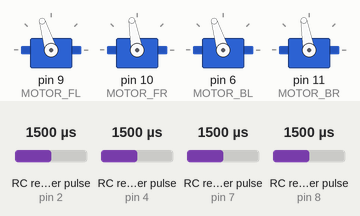
Simulated run of this sketch. Board: Arduino Uno, built with avr-gcc and run on an emulated ATmega328P. Shown: 4 × servo. Wiring (inferred from the names in the program): 4 × RC receiver channel: data pin 2 / data pin 4 / data pin 7 / data pin 8. The inputs (shaded band) are chosen by the test bench; at power-on: RC receiver pulse (sensors on pin 2, pin 7, pin 4, pin 8) 1500 µs. What the sketch prints to the serial monitor is not drawn.

Above: at 1.3 s.
1.4 s: RC receiver pulse (sensor on pin 2) set to 1250 µs
At 2.1 s:
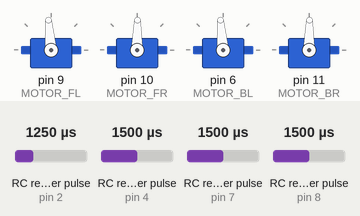
3.1 s: RC receiver pulse (sensor on pin 7) set to 1020 µs
At 4.3 s:
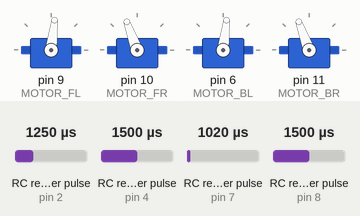
4.6 s: RC receiver pulse (sensor on pin 7) set to 1750 µs
At 5.6 s:
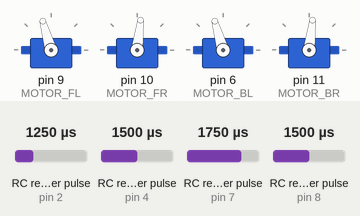
6.2 s: RC receiver pulse (sensor on pin 2) set to 1750 µs
At 8.4 s:
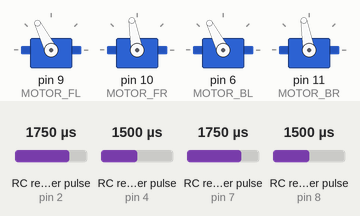
Timing chart, 0 to 10.2 s (numbered marks = the images above; inputs shaded):
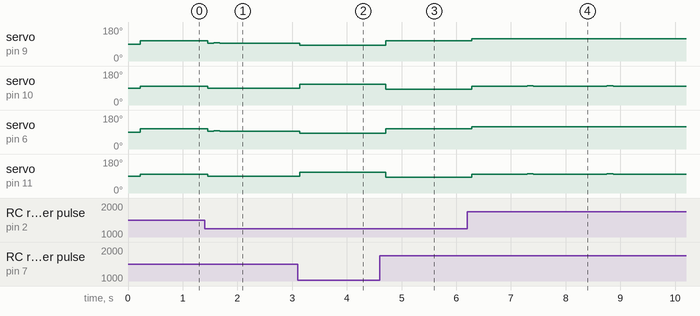

Measured:
- after the input at 1.4 s, servo on pin 9 (MOTOR_FL), servo on pin 6 (MOTOR_BL): 107° → 95° after 0.06 s, → 96° 0.11 s later, → 95° 0.11 s later; servo on pin 10 (MOTOR_FR), servo on pin 11 (MOTOR_BR): 100° → 89° after 0.06 s
- after the input at 3.1 s, servo on pin 9 (MOTOR_FL), servo on pin 6 (MOTOR_BL): 95° → 83° at once; servo on pin 10 (MOTOR_FR), servo on pin 11 (MOTOR_BR): 89° → 110° at once
- after the input at 4.6 s, servo on pin 9 (MOTOR_FL), servo on pin 6 (MOTOR_BL): 83° → 106° after 0.11 s; servo on pin 10 (MOTOR_FR), servo on pin 11 (MOTOR_BR): 110° → 83° after 0.11 s
- after the input at 6.2 s, servo on pin 9 (MOTOR_FL), servo on pin 6 (MOTOR_BL): 106° → 117° after 0.08 s; servo on pin 10 (MOTOR_FR), servo on pin 11 (MOTOR_BR): goes 100° 1.0 s, 101° 0.11 s, 100° 1.3 s, 101° 0.11 s, then 100°, starting after 0.08 s

The sketch:

esc_imu.ino
```cpp
/*
        Microstrain IMU library for Arduino
        ===================================
    This routine interacts with microstrain IMU.

    a) ping
*/

#include <PinChangeInt.h>
#include <Servo.h>

// Define value of pi
#define PI 3.141592653589793
#define g  9.80665

// 100 ms wait for serial signal
#define MAX_MILLIS_TO_WAIT 100

// Define RC channels pin numbers
#define RC_THROTTLE      2
#define RC_PITCH         4
#define RC_ROLL          7
#define RC_YAW           8
#define RC_IN_PIN_5     12
#define RC_IN_PIN_6     13

// Define drone motor pin numbers
#define MOTOR_FL         9
#define MOTOR_FR        10
#define MOTOR_BL         6
#define MOTOR_BR        11

// Radio min/max for each stick
#define RC_MIN       1050
#define RC_MAX       1800
#define ESC_MIN      1400
#define ESC_MAX      1750

// These bit flags are set in bUpdateFlagsShared to indicate which
// channels have new signals
#define THROTTLE_FLAG   1
#define YAW_FLAG        2
#define PITCH_FLAG      4
#define ROLL_FLAG       8

// Global variables
unsigned long starttime;

float euler[] = {0.0, 0.0, 0.0};
float gyro[] = {0.0, 0.0, 0.0};
float accl[] = {0.0, 0.0, 0.0};

volatile uint8_t bUpdateFlagsShared;
volatile uint16_t unThrottleInShared, unYawInShared, unPitchInShared, unRollInShared;
uint32_t ulThrottleStart, ulYawStart, ulPitchStart, ulRollStart;
uint16_t fast, slow, rcthr, rcyaw, rcpit, rcroll;

// Define ESC servo objects
Servo ESC1, ESC2, ESC3, ESC4;

// ===========================================================================================
// Function to convert angles in radians to degree
float rad2deg(float angle) {
    return (180/PI) * angle;
}


// Ping the IMU to check if it is "alive"
byte ping() {
    byte cmd[] = {0x75,0x65,0x01,0x02,0x02,0x01,0xE0,0xC6};
    byte reply[10];

    Serial.write(cmd, sizeof(cmd));         // send ping request

    delay(1);                               // 1 ms delay

    starttime = millis();                   // start the clock

    // Wait till all 10 bytes are recieved or 100 ms has gone by
    while ((Serial.available() < 10) && ((millis() - starttime) < MAX_MILLIS_TO_WAIT)) {
    }

    // If 10 bytes of reply is not available send \x01 error code else send
    // \x00 success code
    if (Serial.available() < 10) {
       return byte(1);
    }
    else {
       for (int i = 0; i < 10; i++) {
           reply[i] = Serial.read();
       }
       return reply[7];
    }
}


// Get 3D gyro values from the IMU
byte get_gyro(float* gyro) {
    byte cmd[] = {0x75,0x65,0x0C,0x07,0x07,0x01,0x00,0x01,0x05,0x00,0x00,0xFB,0xE7};
    byte reply[30];

    // Variables to receive x,y and z gyro values
    union {
     float val;
     unsigned char b[4];
    } x_gyro, y_gyro, z_gyro;

    // Send serial command
    Serial.write(cmd, sizeof(cmd));

    // Delay of 1 ms
    delay(1);

    starttime = millis();

    // Wait till all 30 bytes are recieved or 100 ms has gone bye
    while ((Serial.available() < 30) && ((millis() - starttime) < MAX_MILLIS_TO_WAIT)) {
    }

    // If less than 30 bytes are available on serial register, return \x01 error
    // code else send \x00 success code and populate euler angles
    if (Serial.available() < 30) {
       return byte(1);
    }
    else {
       for (int n = 0; n < 30; n++) {
           reply[n] = Serial.read();
       }

       // X gyro
       x_gyro.b[0] = reply[19];
       x_gyro.b[1] = reply[18];
       x_gyro.b[2] = reply[17];
       x_gyro.b[3] = reply[16];
       gyro[0] = x_gyro.val;

       // Y gyro
       y_gyro.b[0] = reply[23];
       y_gyro.b[1] = reply[22];
       y_gyro.b[2] = reply[21];
       y_gyro.b[3] = reply[20];
       gyro[1] = y_gyro.val;

       // Z gyro
       z_gyro.b[0] = reply[27];
       z_gyro.b[1] = reply[26];
       z_gyro.b[2] = reply[25];
       z_gyro.b[3] = reply[24];
       gyro[2] = z_gyro.val;

       return reply[7];
    }
}


// Get 3D acclerometer values from the IMU
byte get_acceleration(float* accl) {
    byte cmd[] = {0x75,0x65,0x0C,0x07,0x07,0x01,0x00,0x01,0x04,0x00,0x00,0xFA,0xE4};
    byte reply[30];

    // Variables to receive x,y and z accelerometer values
    union {
     float val;
     unsigned char b[4];
    } x_accl, y_accl, z_accl;

    // Send serial command
    Serial.write(cmd, sizeof(cmd));

    // Delay of 1 ms
    delay(1);

    starttime = millis();

    // Wait till all 30 bytes are recieved or 100 ms has gone bye
    while ((Serial.available() < 30) && ((millis() - starttime) < MAX_MILLIS_TO_WAIT)) {
    }

    // If less than 30 bytes are available on serial register, return \x01 error
    // code else send \x00 success code and populate euler angles
    if (Serial.available() < 30) {
       return byte(1);
    }
    else {
       for (int n = 0; n < 30; n++) {
           reply[n] = Serial.read();
       }

       // X Acceleration
       x_accl.b[0] = reply[19];
       x_accl.b[1] = reply[18];
       x_accl.b[2] = reply[17];
       x_accl.b[3] = reply[16];
       accl[0] = x_accl.val;

       // Y Acceleration
       y_accl.b[0] = reply[23];
       y_accl.b[1] = reply[22];
       y_accl.b[2] = reply[21];
       y_accl.b[3] = reply[20];
       accl[1] = y_accl.val;

       // Z Acceleration
       z_accl.b[0] = reply[27];
       z_accl.b[1] = reply[26];
       z_accl.b[2] = reply[25];
       z_accl.b[3] = reply[24];
       accl[2] = z_accl.val;

       return reply[7];
    }
}

// Get Euler angles from the IMU
byte get_euler_angles(float* euler) {
    byte cmd[] = {0x75,0x65,0x0C,0x07,0x07,0x01,0x00,0x01,0x0C,0x00,0x00,0x02,0xFC};
    byte reply[30];

    // Variables to receive roll, pitch and yaw angles
    union {
     float val;
     unsigned char b[4];
    } roll_angle, pitch_angle, yaw_angle;

    // Send serial command
    Serial.write(cmd, sizeof(cmd));

    // Delay of 1 ms
    delay(1);

    starttime = millis();

    // Wait till all 30 bytes are recieved or 100 ms has gone bye
    while ((Serial.available() < 30) && ((millis() - starttime) < MAX_MILLIS_TO_WAIT)) {
    }

    // If less than 30 bytes are available on serial register, return \x01 error
    // code else send \x00 success code and populate euler angles
    if (Serial.available() < 30) {
       return byte(1);
    }
    else {
       for (int n = 0; n < 30; n++) {
           reply[n] = Serial.read();
       }

       // Roll angle
       roll_angle.b[0] = reply[19];
       roll_angle.b[1] = reply[18];
       roll_angle.b[2] = reply[17];
       roll_angle.b[3] = reply[16];
       euler[0] = roll_angle.val;

       //Serial.println(euler[0]);

       // Pitch  angle
       pitch_angle.b[0] = reply[23];
       pitch_angle.b[1] = reply[22];
       pitch_angle.b[2] = reply[21];
       pitch_angle.b[3] = reply[20];
       euler[1] = pitch_angle.val;

       // Yaw angle
       yaw_angle.b[0] = reply[27];
       yaw_angle.b[1] = reply[26];
       yaw_angle.b[2] = reply[25];
       yaw_angle.b[3] = reply[24];
       euler[2] = yaw_angle.val;

       return reply[7];
    }
}

// Get Euler angles, gyro an accelerometer values from the IMU
byte get_uav(float* euler, float* accl, float* gyro) {
    byte cmd[] = {0x75,0x65,0x0C,0x0D,0x0D,0x01,0x00,0x03,0x0C,0x00,0x00,0x04,0x00,0x00,0x05,0x00,0x00,0x19,0xE5};
    byte reply[58];

    // Variables to receive euler angles, gyro and accelerometer values
    union {
     float val;
     unsigned char b[4];
    } uav_value;

    // Send serial command
    Serial.write(cmd, sizeof(cmd));

    // Delay of 1 ms
    delay(1);

    starttime = millis();

    // Wait till all 58 bytes are recieved or 100 ms has gone bye
    while ((Serial.available() < 58) && ((millis() - starttime) < MAX_MILLIS_TO_WAIT)) {
    }

    // If less than 58 bytes are available on serial register, return \x01 error
    // code else send \x00 success code and populate euler angles
    if (Serial.available() < 58) {
       return byte(1);
    }
    else {
       for (int n = 0; n < 58; n++) {
           reply[n] = Serial.read();
       }

       // Roll angle
       uav_value.b[0] = reply[19];
       uav_value.b[1] = reply[18];
       uav_value.b[2] = reply[17];
       uav_value.b[3] = reply[16];
       euler[0] = uav_value.val;

       // Pitch  angle
       uav_value.b[0] = reply[23];
       uav_value.b[1] = reply[22];
       uav_value.b[2] = reply[21];
       uav_value.b[3] = reply[20];
       euler[1] = uav_value.val;

       // Yaw angle
       uav_value.b[0] = reply[27];
       uav_value.b[1] = reply[26];
       uav_value.b[2] = reply[25];
       uav_value.b[3] = reply[24];
       euler[2] = uav_value.val;

       // X Acceleration
       uav_value.b[0] = reply[33];
       uav_value.b[1] = reply[32];
       uav_value.b[2] = reply[31];
       uav_value.b[3] = reply[30];
       accl[0] = uav_value.val;

       // Y Acceleration
       uav_value.b[0] = reply[37];
       uav_value.b[1] = reply[36];
       uav_value.b[2] = reply[35];
       uav_value.b[3] = reply[34];
       accl[1] = uav_value.val;

       // Z Acceleration
       uav_value.b[0] = reply[41];
       uav_value.b[1] = reply[40];
       uav_value.b[2] = reply[39];
       uav_value.b[3] = reply[38];
       accl[2] = uav_value.val;

       // X gyro
       uav_value.b[0] = reply[47];
       uav_value.b[1] = reply[46];
       uav_value.b[2] = reply[45];
       uav_value.b[3] = reply[44];
       gyro[0] = uav_value.val;

       // Y gyro
       uav_value.b[0] = reply[51];
       uav_value.b[1] = reply[50];
       uav_value.b[2] = reply[49];
       uav_value.b[3] = reply[48];
       gyro[1] = uav_value.val;

       // Z gyro
       uav_value.b[0] = reply[55];
       uav_value.b[1] = reply[54];
       uav_value.b[2] = reply[53];
       uav_value.b[3] = reply[52];
       gyro[2] = uav_value.val;

       return reply[7];
    }
}

// =================================================================
// simple interrupt service routine
void calcThrottle()
{
  if(digitalRead(RC_THROTTLE) == HIGH)
  {
    ulThrottleStart = micros();
  }
  else
  {
    unThrottleInShared = (uint16_t)(micros() - ulThrottleStart);
    bUpdateFlagsShared |= THROTTLE_FLAG;
  }
}


void calcYaw()
{
  if(digitalRead(RC_YAW) == HIGH)
  {
    ulYawStart = micros();
  }
  else
  {
    unYawInShared = (uint16_t)(micros() - ulYawStart);
    bUpdateFlagsShared |= YAW_FLAG;
  }
}

void calcPitch()
{
  if(digitalRead(RC_PITCH) == HIGH)
  {
    ulPitchStart = micros();
  }
  else
  {
    unPitchInShared = (uint16_t)(micros() - ulPitchStart);
    bUpdateFlagsShared |= PITCH_FLAG;
  }
}


void calcRoll()
{
  if(digitalRead(RC_ROLL) == HIGH)
  {
    ulRollStart = micros();
  }
  else
  {
    unRollInShared = (uint16_t)(micros() - ulRollStart);
    bUpdateFlagsShared |= ROLL_FLAG;
  }
}


void rcmotors()
{
  // local copy of channel inputs
  static uint16_t unThrottleIn;
  static uint16_t unYawIn;
  static uint16_t unPitchIn;
  static uint16_t unRollIn;

  // local copy of update flags
  static uint8_t bUpdateFlags;

  // check shared update flags to see if any channels have a new signal
  if(bUpdateFlagsShared)
  {
    noInterrupts(); // turn interrupts off quickly while we take local copies of the shared variables

    // take a local copy of which channels were updated in case we need to use this in the rest of loop
    bUpdateFlags = bUpdateFlagsShared;

    if(bUpdateFlags & THROTTLE_FLAG)
    {
      unThrottleIn = unThrottleInShared;
    }

    if(bUpdateFlags & YAW_FLAG)
    {
      unYawIn = unYawInShared;
    }

    if(bUpdateFlags & PITCH_FLAG)
    {
      unPitchIn = unPitchInShared;
    }

    if(bUpdateFlags & ROLL_FLAG)
    {
      unRollIn = unRollInShared;
    }

    bUpdateFlagsShared = 0;

    interrupts();
  }

  if(bUpdateFlags & THROTTLE_FLAG)
  {
    rcthr = map(unThrottleIn, RC_MIN, RC_MAX, ESC_MIN, ESC_MAX);
    ESC1.writeMicroseconds(rcthr);
    ESC2.writeMicroseconds(rcthr);
    ESC3.writeMicroseconds(rcthr);
    ESC4.writeMicroseconds(rcthr);
  }

  if(bUpdateFlags & YAW_FLAG)
  {
    rcthr = map(unThrottleIn, RC_MIN, RC_MAX, ESC_MIN, ESC_MAX);
    rcyaw = map(unYawIn, RC_MIN, RC_MAX, -200, 200);
    fast = constrain(rcthr + rcyaw, ESC_MIN, ESC_MAX);
    slow = constrain(rcthr - rcyaw, ESC_MIN, ESC_MAX);
    ESC1.writeMicroseconds(fast);
    ESC4.writeMicroseconds(fast);
    ESC2.writeMicroseconds(slow);
    ESC3.writeMicroseconds(slow);
  }

  if(bUpdateFlags & PITCH_FLAG)
  {
    rcthr = map(unThrottleIn, RC_MIN, RC_MAX, ESC_MIN, ESC_MAX);
    rcpit = map(unPitchIn, RC_MIN, RC_MAX, -170, 170);
    fast = constrain(rcthr + rcpit, ESC_MIN, ESC_MAX);
    slow = constrain(rcthr - rcpit, ESC_MIN, ESC_MAX);
    ESC1.writeMicroseconds(fast);
    ESC2.writeMicroseconds(fast);
    ESC3.writeMicroseconds(slow);
    ESC4.writeMicroseconds(slow);
  }

  if(bUpdateFlags & ROLL_FLAG)
  {
    rcthr = map(unThrottleIn, RC_MIN, RC_MAX, ESC_MIN, ESC_MAX);
    rcroll = map(unRollIn, RC_MIN, RC_MAX, -170, 170);
    fast = constrain(rcthr + rcroll, ESC_MIN, ESC_MAX);
    slow = constrain(rcthr - rcroll, ESC_MIN, ESC_MAX);
    ESC1.writeMicroseconds(fast);
    ESC3.writeMicroseconds(fast);
    ESC2.writeMicroseconds(slow);
    ESC4.writeMicroseconds(slow);
  }

  bUpdateFlags = 0;
}

// =============================================================================

// Entry point for arduino code
void setup() {
    // Start Serial transmission from/to IMU
    Serial.begin(115200);

    // Check if IMU is "alive"
    if (ping() == '\x00') {
        Serial.println("IMU: ping successful!");
    }
    else {
        Serial.println("IMU: ping unsuccessful");
    }

    ESC1.attach(MOTOR_FL);
    ESC2.attach(MOTOR_FR);
    ESC3.attach(MOTOR_BL);
    ESC4.attach(MOTOR_BR);

    PCintPort::attachInterrupt(RC_THROTTLE,calcThrottle,CHANGE);
    PCintPort::attachInterrupt(RC_YAW,calcYaw,CHANGE);
    PCintPort::attachInterrupt(RC_PITCH,calcPitch,CHANGE);
    PCintPort::attachInterrupt(RC_ROLL,calcRoll,CHANGE);

    // Delay of 10 ms
    delay(10);
}


// Loop through following code
void loop() {
    //if (get_euler_angles(euler) == '\x00') {
	//Serial.println("IMU: Euler values successful!");
	//Serial.println(rad2deg(euler[0]));
	//Serial.println(rad2deg(euler[1]));
	//Serial.println(rad2deg(euler[2]));
    //}
    //else {
	//Serial.println("IMU: Euler angle unsuccessful!");
    //}

    //delay(10);

    //if (get_gyro(gyro) == '\x00') {
	//Serial.println("IMU: gyro values successful!");
	//Serial.println(rad2deg(gyro[0]));
	//Serial.println(rad2deg(gyro[1]));
	//Serial.println(rad2deg(gyro[2]));
    //}
    //else {
	//Serial.println("IMU: gyro unsuccessful!");
    //}

   if (get_uav(euler, accl, gyro)== '\x00') {
	Serial.println("IMU: UAV successful!");
	Serial.println(rad2deg(euler[0]));
    	Serial.println(rad2deg(euler[1]));
    	Serial.println(rad2deg(euler[2]));
        Serial.println(rad2deg(gyro[0]));
    	Serial.println(rad2deg(gyro[1]));
    	Serial.println(rad2deg(gyro[2]));
	Serial.println(accl[0]*g);
    	Serial.println(accl[1]*g);
    	Serial.println(accl[2]*g);
    }
    else {
        Serial.println("IMU: Euler angle unsuccessful!");
    }

    delay(5);

    rcmotors();

    delay(5);
}
```
